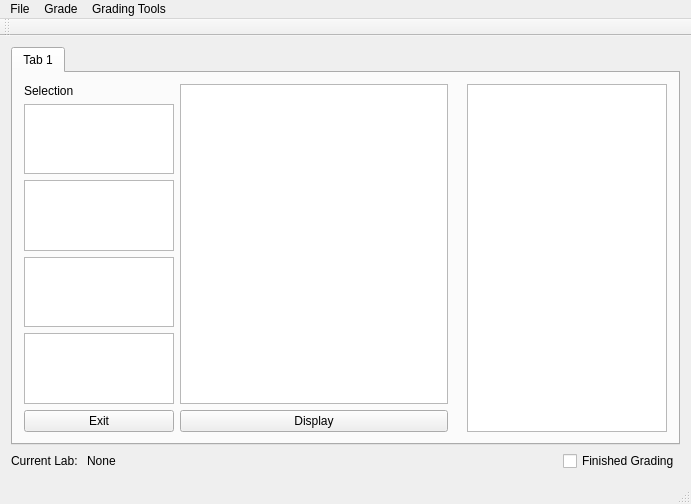
<?xml version="1.0" encoding="UTF-8"?>
<ui version="4.0">
 <class>MainWindow</class>
 <widget class="QMainWindow" name="MainWindow">
  <property name="geometry">
   <rect>
    <x>0</x>
    <y>0</y>
    <width>691</width>
    <height>500</height>
   </rect>
  </property>
  <property name="windowTitle">
   <string>MainWindow</string>
  </property>
  <widget class="QWidget" name="centralWidget">
   <layout class="QVBoxLayout" name="verticalLayout">
    <item>
     <widget class="QTabWidget" name="tabWidget">
      <property name="currentIndex">
       <number>0</number>
      </property>
      <widget class="QWidget" name="tab">
       <attribute name="title">
        <string>Tab 1</string>
       </attribute>
       <layout class="QHBoxLayout" name="horizontalLayout_3">
        <item>
         <layout class="QVBoxLayout" name="verticalLayout_2">
          <item>
           <widget class="QLabel" name="label_2">
            <property name="text">
             <string>Selection</string>
            </property>
           </widget>
          </item>
          <item>
           <widget class="QListWidget" name="classlist">
            <property name="sizePolicy">
             <sizepolicy hsizetype="Fixed" vsizetype="Expanding">
              <horstretch>0</horstretch>
              <verstretch>0</verstretch>
             </sizepolicy>
            </property>
            <property name="maximumSize">
             <size>
              <width>150</width>
              <height>16777215</height>
             </size>
            </property>
           </widget>
          </item>
          <item>
           <widget class="QListWidget" name="sectionlist">
            <property name="sizePolicy">
             <sizepolicy hsizetype="Fixed" vsizetype="Expanding">
              <horstretch>0</horstretch>
              <verstretch>0</verstretch>
             </sizepolicy>
            </property>
            <property name="maximumSize">
             <size>
              <width>150</width>
              <height>16777215</height>
             </size>
            </property>
           </widget>
          </item>
          <item>
           <widget class="QListWidget" name="studentlist">
            <property name="sizePolicy">
             <sizepolicy hsizetype="Fixed" vsizetype="Expanding">
              <horstretch>0</horstretch>
              <verstretch>0</verstretch>
             </sizepolicy>
            </property>
            <property name="maximumSize">
             <size>
              <width>150</width>
              <height>16777215</height>
             </size>
            </property>
           </widget>
          </item>
          <item>
           <widget class="QListWidget" name="lablist">
            <property name="sizePolicy">
             <sizepolicy hsizetype="Fixed" vsizetype="Expanding">
              <horstretch>0</horstretch>
              <verstretch>0</verstretch>
             </sizepolicy>
            </property>
            <property name="maximumSize">
             <size>
              <width>150</width>
              <height>16777215</height>
             </size>
            </property>
           </widget>
          </item>
          <item>
           <widget class="QPushButton" name="pushButton">
            <property name="text">
             <string>Exit</string>
            </property>
           </widget>
          </item>
         </layout>
        </item>
        <item>
         <layout class="QVBoxLayout" name="verticalLayout_3">
          <item>
           <widget class="QTextEdit" name="displayJavaText">
            <property name="readOnly">
             <bool>true</bool>
            </property>
           </widget>
          </item>
          <item>
           <widget class="QPushButton" name="displayButton">
            <property name="text">
             <string>Display</string>
            </property>
           </widget>
          </item>
         </layout>
        </item>
        <item>
         <widget class="QLabel" name="label">
          <property name="text">
           <string/>
          </property>
         </widget>
        </item>
        <item>
         <widget class="QTextEdit" name="textEdit_2">
          <property name="sizePolicy">
           <sizepolicy hsizetype="Fixed" vsizetype="Expanding">
            <horstretch>0</horstretch>
            <verstretch>0</verstretch>
           </sizepolicy>
          </property>
          <property name="maximumSize">
           <size>
            <width>200</width>
            <height>16777215</height>
           </size>
          </property>
         </widget>
        </item>
       </layout>
      </widget>
     </widget>
    </item>
    <item>
     <layout class="QHBoxLayout" name="horizontalLayout_2">
      <item>
       <layout class="QHBoxLayout" name="horizontalLayout">
        <item>
         <widget class="QLabel" name="currentLabLabel">
          <property name="text">
           <string>Current Lab: </string>
          </property>
         </widget>
        </item>
        <item>
         <widget class="QLabel" name="currentLab">
          <property name="text">
           <string>None</string>
          </property>
         </widget>
        </item>
        <item>
         <spacer name="horizontalSpacer">
          <property name="orientation">
           <enum>Qt::Horizontal</enum>
          </property>
          <property name="sizeHint" stdset="0">
           <size>
            <width>40</width>
            <height>20</height>
           </size>
          </property>
         </spacer>
        </item>
       </layout>
      </item>
      <item>
       <widget class="QCheckBox" name="checkBox">
        <property name="text">
         <string>Finished Grading</string>
        </property>
       </widget>
      </item>
     </layout>
    </item>
   </layout>
  </widget>
  <widget class="QMenuBar" name="menuBar">
   <property name="geometry">
    <rect>
     <x>0</x>
     <y>0</y>
     <width>691</width>
     <height>19</height>
    </rect>
   </property>
   <property name="nativeMenuBar">
    <bool>false</bool>
   </property>
   <widget class="QMenu" name="menuFile">
    <property name="title">
     <string>File</string>
    </property>
    <widget class="QMenu" name="menuExisting_Labs">
     <property name="title">
      <string>Existing Labs</string>
     </property>
    </widget>
    <addaction name="menuExisting_Labs"/>
    <addaction name="actionLoad_New_Lab"/>
    <addaction name="actionAdd_Students"/>
   </widget>
   <widget class="QMenu" name="menuGrade">
    <property name="title">
     <string>Grade</string>
    </property>
    <addaction name="actionAnother_Lab"/>
    <addaction name="actionLoad_Lab"/>
   </widget>
   <widget class="QMenu" name="menuGrading_Tools">
    <property name="title">
     <string>Grading Tools</string>
    </property>
    <addaction name="actionComment"/>
   </widget>
   <addaction name="menuFile"/>
   <addaction name="menuGrade"/>
   <addaction name="menuGrading_Tools"/>
  </widget>
  <widget class="QToolBar" name="mainToolBar">
   <attribute name="toolBarArea">
    <enum>TopToolBarArea</enum>
   </attribute>
   <attribute name="toolBarBreak">
    <bool>false</bool>
   </attribute>
  </widget>
  <widget class="QStatusBar" name="statusBar"/>
  <action name="actionLoad_New_Lab">
   <property name="text">
    <string>Add New Labs</string>
   </property>
  </action>
  <action name="actionSample">
   <property name="text">
    <string>sample</string>
   </property>
  </action>
  <action name="actionAdd_Students">
   <property name="text">
    <string>Add Students</string>
   </property>
  </action>
  <action name="actionAnother_Lab">
   <property name="text">
    <string>Load Random Lab</string>
   </property>
  </action>
  <action name="actionComment">
   <property name="text">
    <string>Comment</string>
   </property>
  </action>
  <action name="actionHighlight">
   <property name="text">
    <string>Highlight</string>
   </property>
  </action>
  <action name="actionLoad_Lab">
   <property name="text">
    <string>Load Lab</string>
   </property>
  </action>
 </widget>
 <layoutdefault spacing="6" margin="11"/>
 <resources/>
 <connections/>
</ui>
